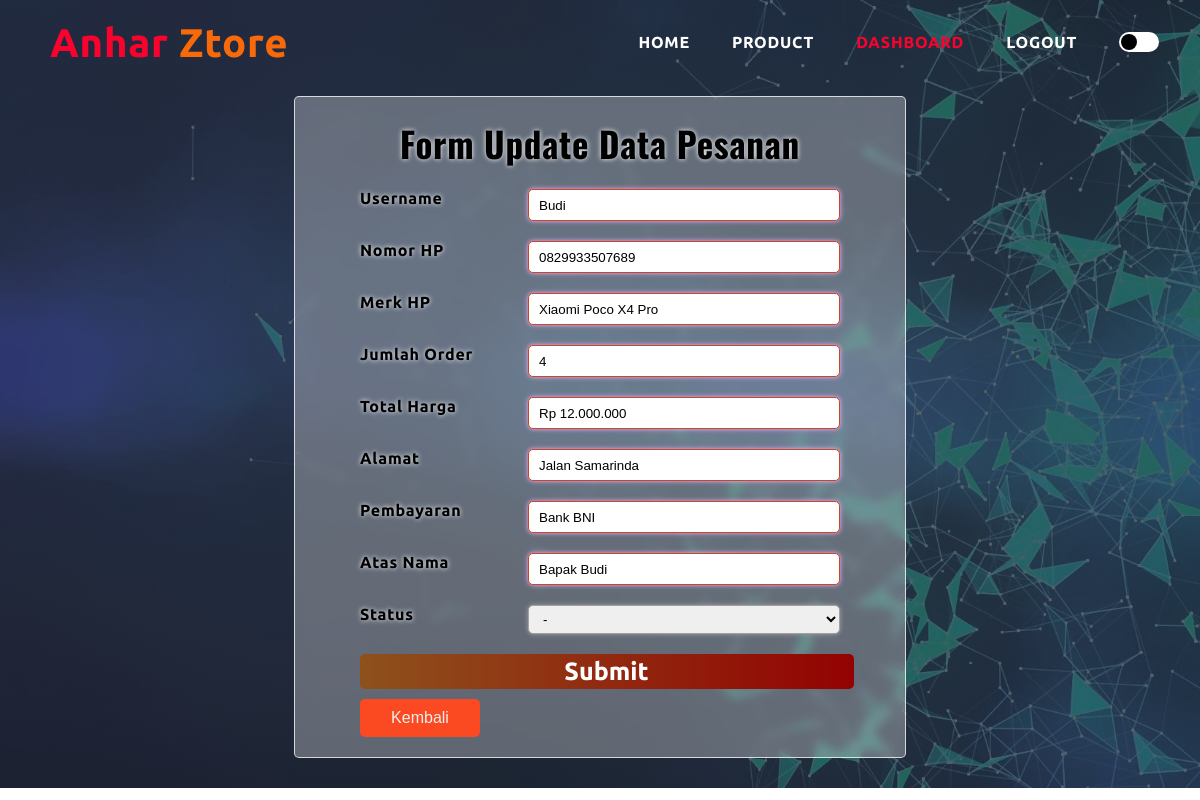
Page /pesanan/admin-edit-pesanan.php?id=6 (signed in) on the committed database.
### tables this page shows
CREATE TABLE `pesanan` (
  `id_pesanan` int(10) NOT NULL,
  `id_user` int(10) NOT NULL,
  `id_produk` int(10) NOT NULL,
  `metode_pembayaran` varchar(100) NOT NULL,
  `jumlah` int(10) NOT NULL,
  `total_harga` int(10) NOT NULL,
  `keterangan_waktu` timestamp NOT NULL DEFAULT current_timestamp() ON UPDATE current_timestamp(),
  `atas_nama` varchar(100) NOT NULL,
  `status` enum('menunggu','berhasil','gagal') NOT NULL
);

CREATE TABLE `user` (
  `id_user` int(10) NOT NULL,
  `role` enum('admin','user') NOT NULL,
  `username` varchar(100) NOT NULL,
  `password` varchar(100) NOT NULL,
  `email` varchar(100) NOT NULL,
  `no_hp` varchar(16) NOT NULL,
  `alamat` text NOT NULL
);

CREATE TABLE `produk` (
  `id_produk` int(10) NOT NULL,
  `nama` varchar(100) NOT NULL,
  `harga` int(10) NOT NULL,
  `kategori` varchar(50) NOT NULL,
  `deskripsi` text NOT NULL,
  `stock` int(10) NOT NULL,
  `keterangan` timestamp NOT NULL DEFAULT current_timestamp() ON UPDATE current_timestamp(),
  `gambar` varchar(100) NOT NULL
);

### pesanan/admin-edit-pesanan.php (the view, shortened to what this page needs)
<?php
    require '../koneksi.php';
    $id = $_GET['id'];
    $result = mysqli_query( $conn, "SELECT * FROM pesanan
                            INNER JOIN user ON pesanan.id_user = user.id_user
                            INNER JOIN produk ON pesanan.id_produk = produk.id_produk
                            WHERE id_pesanan = '$id'"
                            );
    $pesanan = [];
    while ($row = mysqli_fetch_array($result)) {
        $pesanan[] = $row;
    }
    foreach($pesanan as $pesan);
?>
<!DOCTYPE html>
<html lang="en">
<head>
    <link rel="stylesheet" href="../style.css">
    <link rel="stylesheet" href="https://stackpath.bootstrapcdn.com/font-awesome/4.7.0/css/font-awesome.min.css">
</head>
<body>
    <div class="atas">
        <nav>
            <a href="index.html" id="logo"> Anhar <font color="#f86909"> Ztore </font> </a>
            <div class="navbar">
                <ul>
                    <li> <a href="../pengguna/admin/admin.php"> HOME </a></li>
                    <li> <a href="../produk/admin_list_barang.php"> PRODUCT </a></li>
                    <li> <a href="../pengguna/admin/kelola.php" style="color: #fa022e"> DASHBOARD </a></li>
                    <li> <a href="../logout.php"> LOGOUT </a></li>
                    <li>
                        <label>
                            <span class="check"></span>
                        </label>
                    </li>
                </ul>
            </div>
        </nav>
        <div class="form">
            <form method="post" action="">
                <h2>Form Update Data Pesanan</h2>
                <div class="order-detail">
                    <div class="input">
                        <span class="detail"> Username </span>
                        <input name="nama" type="text" value="<?php echo ucwords($pesan['username']) ?>" readonly
                                style="
                                    box-shadow: 0px 0px 5px 0px rgb(255, 172, 254);
                                    border-color: rgb(198, 72, 37);">
                    </div>
                    <div class="input">
                        <span class="detail"> Nomor HP </span>
                        <input name="no_hp" type="tel" value="<?php echo $pesan['no_hp'] ?>" readonly
                                style="
                                    box-shadow: 0px 0px 5px 0px rgb(255, 172, 254);
                                    border-color: rgb(198, 72, 37);">
                    </div>
                    <div class="input">
                        <span class="detail"> Merk HP </span>
                        <input name="merk" type="text" value="<?php echo $pesan['nama'] ?>" readonly
                                style="
                                    box-shadow: 0px 0px 5px 0px rgb(255, 172, 254);
                                    border-color: rgb(198, 72, 37);">
                    </div>
                    <div class="input">
                        <span class="detail"> Jumlah Order </span>
                        <input name="jumlah" type="number" value="<?php echo $pesan['jumlah'] ?>" readonly
                                style="
                                    box-shadow: 0px 0px 5px 0px rgb(255, 172, 254);
                                    border-color: rgb(198, 72, 37);">
                    </div>
                    <div class="input">
                        <span class="detail"> Total Harga </span>
                        <input name="total" type="text" value="Rp <?php echo number_format($pesan['total_harga'], 0, '.', '.') ?>" readonly
                                style="
                                    box-shadow: 0px 0px 5px 0px rgb(255, 172, 254);
                                    border-color: rgb(198, 72, 37);">
                    </div>
                    <div class="input">
                        <span class="detail"> Alamat </span>
                        <input name="alamat" type="text" value="<?php echo $pesan['alamat'] ?>" readonly
                                style="
                                    box-shadow: 0px 0px 5px 0px rgb(255, 172, 254);
                                    border-color: rgb(198, 72, 37);">
                    </div>
                    <div class="input">
                        <span class="detail">Pembayaran </span>
                        <input name="pembayaran" type="text" value="<?php echo $pesan['metode_pembayaran'] ?>" readonly
                                style="
                                    box-shadow: 0px 0px 5px 0px rgb(255, 172, 254);
                                    border-color: rgb(198, 72, 37);">
                    </div>
                    <div class="input">
                        <span class="detail">Atas Nama </span>
                        <input name="atas_nama" type="text" value="<?php echo $pesan['atas_nama'] ?>" readonly
                                style="
                                    box-shadow: 0px 0px 5px 0px rgb(255, 172, 254);
                                    border-color: rgb(198, 72, 37);">
                    </div>
                    <div class="input">
                        <span class="detail">Status </span>
                        <select name="status" id="" required>
                            <option value="">-</option>
                        </select>
                    </div>
                    <div class="submitButton">
                        <input type="submit" value="Submit" name="tambah">
                    </div>
                    <div class="kelola">
                        <button><a href="../pengguna/admin/kelola-pesanan.php">Kembali</a> </button>
                    </div>
                </div>
            </form>
        </div>
    </div>
</body>
</html>

### style.css (style rules this page uses)
* { margin: 0; padding: 0; scroll-behavior: smooth; }
:root { --Atas-color: linear-gradient(rgba(30, 34, 51, 0.7),rgba(30, 34, 51, 0.7)), url(assets/bg.jpg); --Bawah-color: url(assets/bg2.jpg); --h1produk-color: rgb(8, 8, 53); --h1produk-shadow: 1px 1px 3px red; --pproduk-color: rgb(85, 81, 81); --kolom-color: #dafaf8; --kolom-shadow: rgb(108, 108, 108); --kolom-hover: rgb(55, 82, 255); --h1review-color: rgb(8, 8, 53); --kolomreview-color: #e9f9f7; --preview-color: black; --fareview-color: rgb(6, 15, 114); --form-color: rgba(255, 255, 255, 0.3); --tampil-color: linear-gradient(rgba(17,100,98,1) 0%, rgba(15,13,106,1) 100%); --form-shadow: 0px 0px 5px white; }
body { letter-spacing: 0.75px; font-size: 16px; font-weight: 500; }
.check:before, .check:after { border-radius: 50%; content: ''; position: absolute; top: 2px; transition: transform 0.5s ease; height: 16px; width: 16px; }
.check:before { background-color: #000; left: 2px; }
.check { background-color: #fff; border-radius: 20px; cursor: pointer; display: block; height: 20px; overflow: hidden; position: relative; transition: background-color 0.5s ease-in; box-shadow: 0.5s ease-in; width: 40px; }
.atas { min-height: 650px; height: auto; width: 100%; background-image: var(--Atas-color); background-position: center; background-size: cover; position: static; font-family: 'Ubuntu', sans-serif; text-align: center; margin: auto; z-index: 1; padding-bottom: 30px; }
nav { padding-top: 20px; padding-bottom: 20px; display: flex; padding-left: 50px; justify-content: space-between; align-items: center; }
#logo { color: rgb(248, 240, 227); font-size: 40px; text-decoration: none; font-weight: 700; }
.navbar { float: right; }
.navbar ul { display: flex; flex-direction: row; align-items: center; }
.navbar ul li { list-style: none; display: flex; flex-direction: column; padding-right: 40px; position: static; border:1px solid transparent; }
.navbar ul li a { font-weight: 600; color: white; text-decoration: none; font-family: 'Ubuntu', sans-serif; font-size: 16px; }
.navbar ul li::after { content: ''; width: 0%; height: 2px; display: flex; margin: auto; transition: 0.5s; }
.form { text-shadow: var(--form-shadow); display: flex; justify-content: center; align-items: center; background: var(--form-color); border: 1px solid rgba(255, 255, 255, 0.75); backdrop-filter: blur(5px); max-width: 550px; max-height: 700px; width: 100%; margin: auto; margin-top: 10px; padding: 20px 30px; border-radius: 5px; color: var(--preview-color); font-weight: 600; }
.form h2 { font-size: 35px; margin-bottom: 10px; font-family: 'Oswald', sans-serif; }
.input { font-family: 'Ubuntu'; display: flex; justify-content: space-between; width: 480px; margin: 20px; }
.input input { border-radius: 5px; border: 1px solid rgb(160, 160, 160); box-shadow: 0px 0px 5px 0px rgb(160, 160, 160); height: 30px; outline: none; width: 300px; padding-left: 10px; }
.input select { cursor: pointer; outline: none; border: 1px solid rgb(160, 160, 160); box-shadow: 0px 0px 5px 0px rgb(160, 160, 160); border-radius: 5px; height: 29px; width: 312px; padding-left: 10px; }
.submitButton input { cursor: pointer; border-radius: 5px; border: none; margin-left: 13px; color: white; height: 35px; width: 95%; font-weight: 700; font-family: 'ubuntu'; font-size: 25px; background: linear-gradient(90deg, rgba(142,81,28,1) 0%, rgba(147,2,2,1) 100%); }
.kelola button { margin-top: 10px; margin-left: 20px; width: 120px; padding-top: 10px; border-radius: 5px; padding-bottom: 10px; background: #fb4a22; float: left; border: none; outline: none; }
.kelola button a { text-decoration: none; font-size: 16px; color: #eeeeee; }

### rows in the picture
pesanan: nama "Budi", no_hp "0829933507689", merk "Xiaomi Poco X4 Pro", jumlah "4", total "Rp 12.000.000", alamat "Jalan Samarinda", pembayaran "Bank BNI", atas_nama "Bapak Budi"
